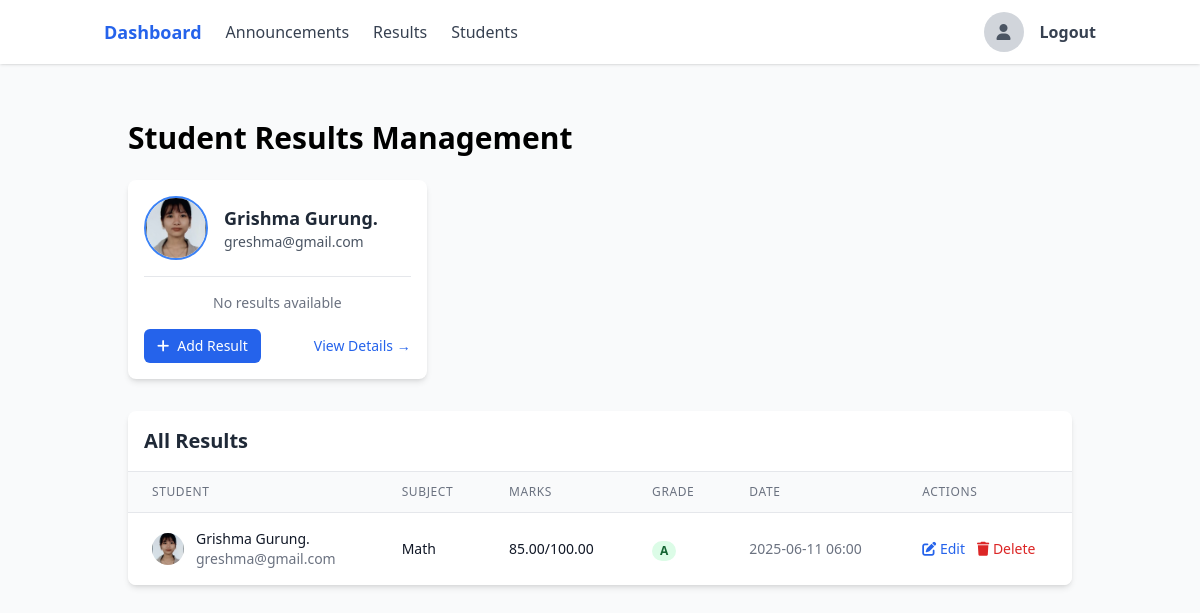
The app's page /teacher/results/ (signed in) with its own data.
### users/models.py (models this page shows, shortened)
class User(AbstractBaseUser, PermissionsMixin):
    ROLE_CHOICES = [
        ('teacher', 'Teacher'),
        ('student', 'Student'),
        ('admin', 'Admin'),
    ]
    email = models.EmailField(unique=True)
    role = models.CharField(max_length=10, choices=ROLE_CHOICES)
    is_active = models.BooleanField(default=True)
    is_staff = models.BooleanField(default=False)
    profile_image = models.ImageField(upload_to=user_profile_image_path, null=True, blank=True)
    full_name = models.CharField(max_length=255, null=True, blank=True)
    bio = models.TextField(null=True, blank=True)
    USERNAME_FIELD = 'email'
    REQUIRED_FIELDS = ['role']
    objects = UserManager()
    @property
    def is_teacher(self):
        return self.role == 'teacher'
    def get_full_name(self):
        return self.full_name or self.email.split('@')[0]

class Result(models.Model):
    GRADE_CHOICES = [
        ('A+', 'A+'),
        ('A', 'A'),
        ('B+', 'B+'),
        ('B', 'B'),
        ('C+', 'C+'),
        ('C', 'C'),
        ('D+', 'D+'),
        ('D', 'D'),
        ('F', 'F'),
    ]
    GRADE_RANGES = {
        'A+': (90, 100),
        'A': (80, 89.99),
        'B+': (70, 79.99),
        'B': (60, 69.99),
        'C+': (50, 59.99),
        'C': (40, 49.99),
        'D+': (35, 39.99),
        'D': (30, 34.99),
        'F': (0, 29.99),
    }
    PERFORMANCE_CHOICES = [
        ('excellent', 'Excellent'),
        ('very_good', 'Very Good'),
        ('good', 'Good'),
        ('satisfactory', 'Satisfactory'),
        ('needs_improvement', 'Needs Improvement'),
        ('poor', 'Poor'),
    ]
    student = models.ForeignKey(User, on_delete=models.CASCADE, related_name='results')
    subject = models.CharField(max_length=100)
    marks_obtained = models.DecimalField(max_digits=5, decimal_places=2)
    total_marks = models.DecimalField(max_digits=5, decimal_places=2, default=100)
    grade = models.CharField(max_length=2, choices=GRADE_CHOICES)
    remarks = models.TextField(blank=True, null=True)
    overall_performance = models.CharField(max_length=20, choices=PERFORMANCE_CHOICES, blank=True, null=True)
    created_by = models.ForeignKey(User, on_delete=models.CASCADE, related_name='results_created')
    created_at = models.DateTimeField(default=timezone.now)
    updated_at = models.DateTimeField(auto_now=True)
    class Meta:
        ordering = ['-created_at']
        unique_together = ['student', 'subject']

### users/views.py (the view)
# urls.py: path('teacher/results/', views.teacher_results, name='teacher_results'),
@login_required
def teacher_results(request):
    if not request.user.is_teacher:
        return redirect('login')
    students = User.objects.filter(role='student')
    results = Result.objects.all().order_by('-created_at')
    return render(request, 'users/teacher_results.html', {
        'students': students,
        'results': results
    })

### users/templates/users/teacher_results.html (shortened to what this page needs)
{% extends 'users/base.html' %}
{% block content %}
<div class="container mx-auto p-6">
    <h1 class="text-3xl font-bold mb-6">Student Results Management</h1>
    <div class="grid grid-cols-1 md:grid-cols-2 lg:grid-cols-3 xl:grid-cols-4 gap-6 mb-8">
        {% for student in students %}
        <div class="bg-white rounded-lg shadow-md hover:shadow-lg transition-shadow duration-200">
            <div class="p-4">
                <div class="flex items-center space-x-4 mb-4">
                    {% if student.profile_image %}
                        <img src="{{ student.profile_image.url }}" alt="{{ student.get_full_name }}"
                             class="w-16 h-16 rounded-full object-cover border-2 border-blue-500">
                    {% else %}
                        <div class="w-16 h-16 rounded-full bg-gray-200 flex items-center justify-center">
                            <i class="fas fa-user text-gray-400 text-2xl"></i>
                        </div>
                    {% endif %}
                    <div>
                        <h3 class="font-semibold text-lg text-gray-800">{{ student.get_full_name }}</h3>
                        <p class="text-gray-600 text-sm">{{ student.email }}</p>
                    </div>
                </div>
                <div class="border-t pt-4">
                    {% with student_results=student.result_set.all %}
                        {% if student_results %}
                            <div class="space-y-2">
                                {% for result in student_results|slice:":3" %}
                                <div class="flex justify-between items-center text-sm">
                                    <span class="text-gray-600">{{ result.subject }}</span>
                                    <span class="font-medium {% if result.grade in 'ABC' %}text-green-600{% elif result.grade == 'D' %}text-yellow-600{% else %}text-red-600{% endif %}">
                                        {{ result.grade }} ({{ result.marks_obtained }}/{{ result.total_marks }})
                                    </span>
                                </div>
                                {% endfor %}
                                {% if student_results|length > 3 %}
                                    <p class="text-blue-600 text-sm text-center">+{{ student_results|length|add:"-3" }} more subjects</p>
                                {% endif %}
                            </div>
                        {% else %}
                            <p class="text-gray-500 text-sm text-center">No results available</p>
                        {% endif %}
                    {% endwith %}
                </div>
                <div class="mt-4 flex justify-between items-center">
                    <a href="{% url 'teacher_add_result' student.id %}"
                       class="inline-flex items-center px-3 py-2 border border-transparent text-sm leading-4 font-medium rounded-md text-white bg-blue-600 hover:bg-blue-700 focus:outline-none focus:ring-2 focus:ring-offset-2 focus:ring-blue-500">
                        <i class="fas fa-plus mr-2"></i>Add Result
                    </a>
                    <a href="{% url 'teacher_student_detail' student.id %}"
                       class="text-blue-600 hover:text-blue-800 text-sm">
                        View Details →
                    </a>
                </div>
            </div>
        </div>
        {% empty %}
        <div class="col-span-full">
            <div class="bg-white rounded-lg shadow-md p-6 text-center">
                <p class="text-gray-600">No students found.</p>
            </div>
        </div>
        {% endfor %}
    </div>
    <div class="bg-white rounded-lg shadow-md overflow-hidden">
        <div class="p-4 border-b">
            <h2 class="text-xl font-semibold text-gray-800">All Results</h2>
        </div>
        <div class="overflow-x-auto">
            <table class="min-w-full divide-y divide-gray-200">
                <thead class="bg-gray-50">
                    <tr>
                        <th class="px-6 py-3 text-left text-xs font-medium text-gray-500 uppercase tracking-wider">Student</th>
                        <th class="px-6 py-3 text-left text-xs font-medium text-gray-500 uppercase tracking-wider">Subject</th>
                        <th class="px-6 py-3 text-left text-xs font-medium text-gray-500 uppercase tracking-wider">Marks</th>
                        <th class="px-6 py-3 text-left text-xs font-medium text-gray-500 uppercase tracking-wider">Grade</th>
                        <th class="px-6 py-3 text-left text-xs font-medium text-gray-500 uppercase tracking-wider">Date</th>
                        <th class="px-6 py-3 text-left text-xs font-medium text-gray-500 uppercase tracking-wider">Actions</th>
                    </tr>
                </thead>
                <tbody class="bg-white divide-y divide-gray-200">
                    {% for result in results %}
                    <tr>
                        <td class="px-6 py-4 whitespace-nowrap">
                            <div class="flex items-center">
                                {% if result.student.profile_image %}
                                    <img src="{{ result.student.profile_image.url }}" alt="{{ result.student.get_full_name }}"
                                         class="w-8 h-8 rounded-full object-cover mr-3">
                                {% else %}
                                    <div class="w-8 h-8 rounded-full bg-gray-200 flex items-center justify-center mr-3">
                                        <i class="fas fa-user text-gray-400"></i>
                                    </div>
                                {% endif %}
                                <div>
                                    <div class="text-sm font-medium text-gray-900">{{ result.student.get_full_name }}</div>
                                    <div class="text-sm text-gray-500">{{ result.student.email }}</div>
                                </div>
                            </div>
                        </td>
                        <td class="px-6 py-4 whitespace-nowrap text-sm text-gray-900">{{ result.subject }}</td>
                        <td class="px-6 py-4 whitespace-nowrap text-sm text-gray-900">{{ result.marks_obtained }}/{{ result.total_marks }}</td>
                        <td class="px-6 py-4 whitespace-nowrap">
                            <span class="px-2 inline-flex text-xs leading-5 font-semibold rounded-full
                                {% if result.grade in 'ABC' %}bg-green-100 text-green-800
                                {% elif result.grade == 'D' %}bg-yellow-100 text-yellow-800
                                {% else %}bg-red-100 text-red-800{% endif %}">
                                {{ result.grade }}
                            </span>
                        </td>
                        <td class="px-6 py-4 whitespace-nowrap text-sm text-gray-500">{{ result.created_at|date:"Y-m-d H:i" }}</td>
                        <td class="px-6 py-4 whitespace-nowrap text-sm font-medium">
                            <div class="flex space-x-3">
                                <a href="{% url 'teacher_edit_result' result.id %}"
                                   class="text-blue-600 hover:text-blue-900">
                                    <i class="fas fa-edit"></i> Edit
                                </a>
                                <button onclick="confirmDelete('{% url 'teacher_delete_result' result.id %}')"
                                        class="text-red-600 hover:text-red-900">
                                    <i class="fas fa-trash"></i> Delete
                                </button>
                            </div>
                        </td>
                    </tr>
                    {% empty %}
                    <tr>
                        <td colspan="6" class="px-6 py-4 text-center text-gray-500">No results found.</td>
                    </tr>
                    {% endfor %}
                </tbody>
            </table>
        </div>
    </div>
</div>
{% endblock %}

### records on screen
User: profile_image (picture), get_full_name "Grishma Gurung.", email "greshma@gmail.com", shows "No results available"
Result: student.profile_image (picture), student.get_full_name "Grishma Gurung.", student.email "greshma@gmail.com", subject "Math", marks_obtained "85.00", total_marks "100.00", grade "A", created_at "2025-06-11 06:00"
